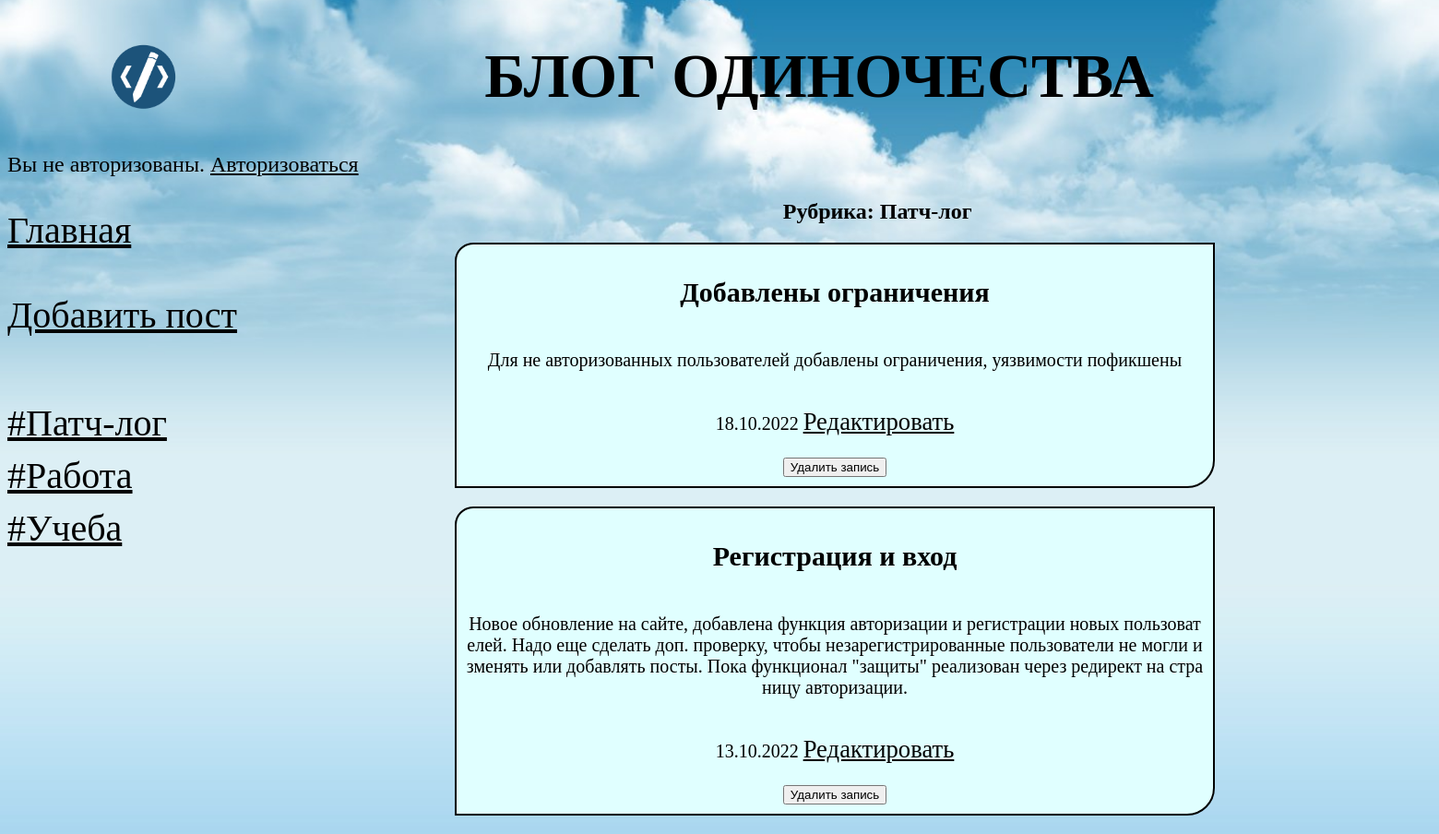
The page /bboard/5/ on the database its author committed.
### bboard/models.py (models this page shows, shortened)
class Rubric(models.Model):
    name = models.CharField(max_length=20, verbose_name="Название", db_index=True)
    class Meta:
        verbose_name_plural = "Рубрики"
        verbose_name = "Рубрика"
        ordering = ["name"]

class Bb(models.Model):
    title = models.CharField(max_length=50, verbose_name="Заголовок")
    content = models.TextField(null=True, blank=True, verbose_name="Описание")
    published = models.DateTimeField(
        auto_now_add=True, db_index=True, verbose_name="Опубликовано"
    )
    rubric = models.ForeignKey(
        "Rubric", null=True, on_delete=models.PROTECT, verbose_name="Рубрика"
    )
    class Meta:
        verbose_name_plural = "Посты"
        verbose_name = "Пост"
        ordering = ["-published"]

### bboard/views.py (the view)
# urls.py: path("<int:rubric_id>/",by_rubric, name='by_rubric'),
def by_rubric(request, rubric_id):
    bbs = Bb.objects.filter(rubric=rubric_id)
    rubrics = Rubric.objects.all()
    current_rubric = Rubric.objects.get(pk=rubric_id)
    context = {"bbs": bbs, "rubrics": rubrics, "current_rubric": current_rubric}
    return render(request, "bboard/by_rubric.html", context)

### bboard/templates/bboard/by_rubric.html (shortened to what this page needs)
{% extends "layout/basic.html" %}
{% block content %}
<h2 style="position: relative; left: 43%;">Рубрика: {{ current_rubric.name }}</h2>
{% for bb in bbs %}
<div class="post_block">
   <h2>{{ bb.title }}</h2>
   <p>{{ bb.content }}</p>
   <p>{{ bb.published|date:"d.m.Y" }} <a href="{% url 'post_edit' bb.id %}" class="redact_button">Редактировать</a></p>
   <form method="POST" action="{% url 'post_delete' bb.id %}">
      <button type="submit" >Удалить запись</button>
   </form>
</div>
{% endfor %}
{% endblock %}

### bboard/templates/layout/basic.html (shortened to what this page needs)
{% load static %}
<!DOCTYPE html>
<html>
   <head>
      <link rel="stylesheet" type="text/css"
      href="{% static 'bboard/style.css' %}">
   </head>
   <body>
      <header>
         <h1>Блог одиночества</h1>
         {% if user.is_authenticated %}
         <p><a href="{% url 'logout' %}" style="font-size: 18pt;  color: black;">Выйти</a></p>
         {% else %}
         <p style="font-size: 18pt;  color: black;">Вы не авторизованы. <a href="{% url 'login' %}" style="font-size: 18pt;  color: black;">Авторизоваться</a></p>
         {% endif %}
      </header>
      <nav>
         <a href="{% url 'index' %}" class="pbutton">Главная</a>
         <br>
         <a href="{% url 'add' %}" class="pbutton">Добавить пост</a>
         <br>
         <br>
         {% for rubric in rubrics %}
         <a href="{% url 'by_rubric' rubric.pk %}" class="pbutton">
         #{{ rubric.name }}</a>
         {% endfor %}
      </nav>
      <section>
         {% block content %}
         {% endblock %}
      </section>
   </body>
</html>

### bboard/static/bboard/style.css (style rules this page uses)
header h1 { position: relative; left: 7%; font-size: 50pt; color: black; text-transform: uppercase; text-align: center; background: url("logo.png") left / auto 100% no-repeat; }
.pbutton { color: black; font-size: 30pt; background-color: None ; }
.redact_button { color: black; font-size: 20pt; }
nav { font-size: 16pt; width: 250px; float: left; }
nav a { display: block; margin: 10px 0px; }
section { margin-left: 170px; }
html { background-image: url("bg2.jpg"); background-repeat: no-repeat; background-position: center center; background-attachment: fixed; -webkit-background-size: cover; -moz-background-size: cover; -o-background-size: cover; background-size: cover; }
.post_block { border-top-left-radius: 20px; border-top-right-radius: 0; border-bottom-right-radius: 30px; border-bottom-left-radius: 0; background-color: lightcyan; border:2px solid black; margin:20px auto; padding:10px; width:800px; word-break:break-all; border-width: solid; font-size: 15pt; display: flex; justify-content: center; flex-direction: column; text-align: center; }

### rows shown on the page
Rubric: name "Патч-лог"
Rubric: name "Работа"
Rubric: name "Учеба"
Bb: title "Добавлены ограничения", content "Для не авторизованных пользователей добавлены ограничения, уязвимости пофикшены", published "18.10.2022"
Bb: title "Регистрация и вход", content "Новое обновление на сайте, добавлена функция авторизации и регистрации новых пользователей. Надо еще сделать доп. проверку, чтобы незарегистрированные пользователи не могли изменять или добавлять посты. Пока функционал \"защиты\" реализован через редирект на страницу авторизации.", published "13.10.2022"
